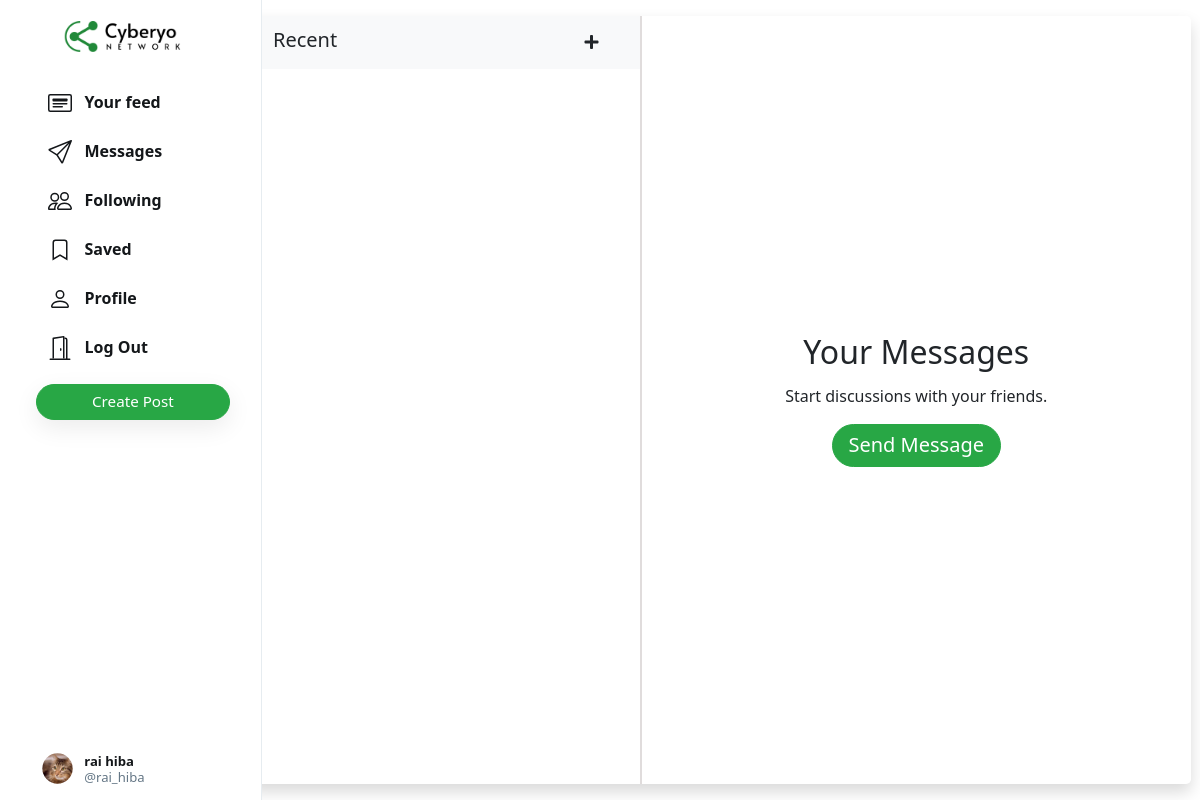
The app's page /n/chatting (signed in) with its own data.
### network/models.py (models this page shows, shortened)
class User(AbstractUser):
    profile_pic = models.ImageField(upload_to='profile_pic/')
    bio = models.TextField(max_length=160, blank=True, null=True)
    cover = models.ImageField(upload_to='covers/', blank=True)

### network/views.py (the view, shortened to what this page needs)
# urls.py: path("n/chatting", views.chatting, name="chatting"),
def chatting(request):
    if request.user.is_authenticated:
        is_admin = request.user.groups.filter(name='administrateur').exists()
        allUsers = User.objects.exclude(username=request.user.username).order_by("username")
        userLogged = request.user.id
        user_rooms_info = []
        user_rooms = Room.objects.filter(participants=userLogged).annotate(last_message_created_at=Max('messages__created_at')).order_by('-last_message_created_at')
        return render(request, "chat/partials/chat_page.html", {
            "allUsers": allUsers,
            'user_rooms_info': user_rooms_info,
            'is_admin':is_admin,
        })
    else:
        return HttpResponseRedirect(reverse('login'))

### chat/templates/chat/partials/chat_page.html (shortened to what this page needs)
{% extends "network/layout.html" %}
{% load static %}
{% block chat %}
<div class="main-div" style="height: 100vh;">
    <div class="container py-3 px-4" style="height: 100%;">
        <div class="row rounded-lg overflow-hidden shadow" style="height: 100%;">
          <div style="border-right: 2px solid #e0dcdc;" class="col-5 px-0">
            <div class="bg-white">
              <div  class="d-flex justify-content-between bg-gray px-4 py-2 bg-light">
                <p class="h5 mb-0 py-1">Recent</p>
                <button id="add-chat" class="btn" data-toggle="modal" data-target="#messageModal"> <i class="fa fa-plus" aria-hidden="true"></i></button>
              </div>
              <div class="messages-box">
              </div>
            </div>
          </div>
          {%block messaging%}
          <div class="col-7 px-0 d-flex justify-content-center align-items-center">
            <div class="container center-content">
                <div class="row">
                    <div class="col-12 text-center">
                        <h2 class="card-title">Your Messages</h2>
                        <p>Start discussions with your friends.</p>
                        <button id="sendMessageBtn" class="btn btn-success btn-lg shadow-sm rounded-pill" data-toggle="modal" data-target="#messageModal">Send Message</button>
                    </div>
                </div>
            </div>
          </div>
          {% endblock %}
        </div>
      </div>
</div>
{% endblock %}

### network/templates/network/layout.html (shortened to what this page needs)
{% load static %}
<!DOCTYPE html>
<html lang="en">
    <head>
        <link rel="stylesheet" href="https://stackpath.bootstrapcdn.com/bootstrap/4.4.1/css/bootstrap.min.css">
        <link href="{% static 'network/styles.css' %}" rel="stylesheet">
        <link rel="stylesheet" href="https://use.fontawesome.com/releases/v5.15.1/css/all.css">
    </head>
    <body>
        <div class="body" data-page="{{page}}">
            <div class="sidenav">
                <a href="{% url 'index' %}" class="navbar-brand">
                    <img src="{% static 'network/Images/logo.png' %}" height="31px">
                </a>
                <div style="height: 100%;">
                    <div>
                        <div>
                            <ul>
                                <li class="nav-item" id="all_posts">
                                <a href="{% url 'index' %}" class="nav-link">
                                    <div>
                                        &nbsp;&nbsp;Your feed
                                    </div>
                                </a>
                                </li>
                                {% if user.is_authenticated %}
                                    <li class="nav-item" id="messaging">
                                        <a href="{% url 'chatting' %}" class="nav-link">
                                            <div>
                                                &nbsp;&nbsp;Messages
                                            </div>
                                        </a>
                                    </li>
                                    <li class="nav-item" id="following">
                                        <a href="{% url 'following' %}" class="nav-link">
                                            <div>
                                                &nbsp;&nbsp;Following
                                            </div>
                                        </a>
                                    </li>
                                    <li class="nav-item" id="saved">
                                        <a href="{% url 'saved' %}" class="nav-link">
                                            <div>
                                                <svg width="1.5em" height="1.5em" viewBox="0 0 16 16" class="bi bi-bookmark" fill="currentColor" xmlns="http://www.w3.org/2000/svg">
                                                    <path fill-rule="evenodd" d="M8 12l5 3V3a2 2 0 0 0-2-2H5a2 2 0 0 0-2 2v12l5-3zm-4 1.234l4-2.4 4 2.4V3a1 1 0 0 0-1-1H5a1 1 0 0 0-1 1v10.234z"/>
                                                  </svg>
                                                &nbsp;&nbsp;Saved
                                            </div>
                                        </a>
                                    </li>
                                    <li class="nav-item" id="profile">
                                        <a href="{% url 'profile' user.username %}" class="nav-link">
                                            <div>
                                                &nbsp;&nbsp;Profile
                                            </div>
                                        </a>
                                    </li>
                                    <li class="nav-item" id="logout">
                                        <a href="{% url 'logout' %}" class="nav-link">
                                            <div>
                                                &nbsp;&nbsp;Log Out
                                            </div>
                                        </a>
                                    </li>
                                {% endif %}
                            </ul>
                        </div>
                        {% if user.is_authenticated %}
                            <button id="popup-btn" class="btn btn-success new-post-btn" onclick="createpost()">Create Post</button>
                        {% endif %}
                    </div>
                    <div style="position: absolute; bottom: 10px;">
                        {% if user.is_authenticated %}
                            <li class="nav-item sidenav-user">
                                <a href="{% url 'profile' user.username %}" class="nav-link">
                                    <div class="user_account">
                                        <div class="small-profilepic" style="float: left; background-image: url(/media/{{user.profile_pic}})"></div>
                                        <div style="height: 2.7vw; margin: auto;">
                                            <div style="margin-top: 4px;"><strong>{{user.first_name}} {{user.last_name}}</strong></div>
                                            <div class="grey" style="margin-top: 4px;">@{{ user.username }}</div>
                                        </div>
                                    </div>
                                </a>
                            </li>
                        {% endif %}
                    </div>
                </div>
            </div>
            {%block chat%}{% endblock %}
        </div>
</body>
</html>

### network/static/network/styles.css (style rules this page uses)
.body { display: flex; min-height: 100%; font-family: system-ui, sans-serif; }
.btn { border-radius: 20px; padding: 0.32rem 1rem 0.375rem 1rem; }
.btn, .btn:focus, .btn:active { box-shadow: none !important; -webkit-box-shadow: none !important; }
.grey { color: #657786; }
svg { vertical-align: text-top; }
.sidenav { height: 100%; width: 21.8%; position: fixed; top: 0; left: 0; padding: 15px; list-style: none; border-right: .5px solid #e6ecf0; z-index: 100; padding-left: 3%; background-color: white; }
.sidenav ul { list-style: none; padding-left: 0px; margin-top: 3vh; }
.sidenav li { margin-top: 7px; }
.sidenav .nav-link { color: #14171a; line-height: .7em; font-weight: 700; padding: 0px; }
.sidenav .nav-link > div { padding: 10px 20px 8px 12px; border-radius: 25px; line-height: 0.9em; width: max-content; }
.new-post-btn { padding-left: 55px !important; padding-right: 55px !important; font-size: .95em; font-weight: 530; box-shadow: rgba(0, 0, 0, 0.08) 0px 8px 24px !important; }
.user_account { display: flex; font-size: .82rem; font-weight: normal; padding-top: 3px !important; padding-bottom: 3px !important; padding-left: 3px !important; }
.user_account .small-profilepic { transform: scale(.82); margin-left: auto; margin-top: auto; }
.main-div { position: relative; width: 47.25%; min-height: 100vh; left: 21.8%; }
.small-profilepic { width: 3.1vw; height: 3.1vw; border-radius: 9999px; overflow: hidden; margin-right: 8px; background-size: cover; background-repeat: no-repeat; background-position: center; box-sizing: content-box; }

### chat/templates/chat/partials/chat_page.html (style rules this page uses)
.messages-box, .chat-box { height: 490px; overflow-y: scroll; }
.rounded-lg { border-radius: 0.5rem; }
.main-div { position: relative; width: 80%; min-height: 100vh; left: 20%; }

### records on screen
User: profile_pic (picture), first_name "rai", last_name "hiba", username "rai_hiba"
